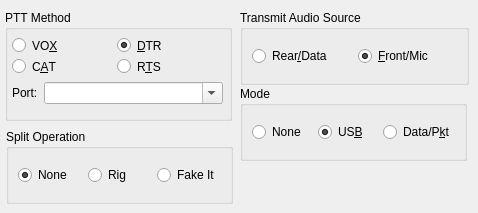
   <widget class="QWidget" name="tab_3">
    <attribute name="title">
     <string>Radio Control</string>
    </attribute>
    <widget class="QGroupBox" name="PTT_method_group_box">
     <property name="geometry">
      <rect>
       <x>5</x>
       <y>10</y>
       <width>227</width>
       <height>111</height>
      </rect>
     </property>
     <property name="sizePolicy">
      <sizepolicy hsizetype="Expanding" vsizetype="Preferred">
       <horstretch>0</horstretch>
       <verstretch>0</verstretch>
      </sizepolicy>
     </property>
     <property name="toolTip">
      <string>How this program activates the PTT on your radio</string>
     </property>
     <property name="title">
      <string>PTT Method</string>
     </property>
     <widget class="QRadioButton" name="PTT_VOX_radio_button">
      <property name="geometry">
       <rect>
        <x>7</x>
        <y>22</y>
        <width>56</width>
        <height>27</height>
       </rect>
      </property>
      <property name="toolTip">
       <string>&lt;html&gt;&lt;head/&gt;&lt;body&gt;&lt;p&gt;No PTT activation, instead the radio's automatic VOX is used to key the transmitter.&lt;/p&gt;&lt;p&gt;Use this if you have no radio interface hardware.&lt;/p&gt;&lt;/body&gt;&lt;/html&gt;</string>
      </property>
      <property name="text">
       <string>VO&amp;X</string>
      </property>
      <attribute name="buttonGroup">
       <string notr="true">PTT_method_button_group</string>
      </attribute>
     </widget>
     <widget class="QRadioButton" name="PTT_DTR_radio_button">
      <property name="geometry">
       <rect>
        <x>112</x>
        <y>22</y>
        <width>56</width>
        <height>27</height>
       </rect>
      </property>
      <property name="toolTip">
       <string>&lt;html&gt;&lt;head/&gt;&lt;body&gt;&lt;p&gt;Use the RS-232 DTR control line to toggle your radio's PTT, requires hardware to inteface the line.&lt;/p&gt;&lt;p&gt;Some commercial interface units also use this method.&lt;/p&gt;&lt;p&gt;The DTR control line of the CAT serial port may be used for this or a DTR control line on a different serial port may be used.&lt;/p&gt;&lt;/body&gt;&lt;/html&gt;</string>
      </property>
      <property name="text">
       <string>&amp;DTR</string>
      </property>
      <property name="checked">
       <bool>true</bool>
      </property>
      <attribute name="buttonGroup">
       <string notr="true">PTT_method_button_group</string>
      </attribute>
     </widget>
     <widget class="QRadioButton" name="PTT_CAT_radio_button">
      <property name="geometry">
       <rect>
        <x>7</x>
        <y>43</y>
        <width>54</width>
        <height>27</height>
       </rect>
      </property>
      <property name="toolTip">
       <string>Some radios support PTT via CAT commands,
use this option if your radio supports it and you have no
other hardware interface for PTT.</string>
      </property>
      <property name="text">
       <string>C&amp;AT</string>
      </property>
      <attribute name="buttonGroup">
       <string notr="true">PTT_method_button_group</string>
      </attribute>
     </widget>
     <widget class="QRadioButton" name="PTT_RTS_radio_button">
      <property name="geometry">
       <rect>
        <x>112</x>
        <y>43</y>
        <width>54</width>
        <height>27</height>
       </rect>
      </property>
      <property name="toolTip">
       <string>&lt;html&gt;&lt;head/&gt;&lt;body&gt;&lt;p&gt;Use the RS-232 RTS control line to toggle your radio's PTT, requires hardware to inteface the line.&lt;/p&gt;&lt;p&gt;Some commercial interface units also use this method.&lt;/p&gt;&lt;p&gt;The RTS control line of the CAT serial port may be used for this or a RTS control line on a different serial port may be used. Note that this option is not available on the CAT serial port when hardware flow control is used.&lt;/p&gt;&lt;/body&gt;&lt;/html&gt;</string>
      </property>
      <property name="text">
       <string>R&amp;TS</string>
      </property>
      <attribute name="buttonGroup">
       <string notr="true">PTT_method_button_group</string>
      </attribute>
     </widget>
     <widget class="QWidget" name="layoutWidget10">
      <property name="geometry">
       <rect>
        <x>7</x>
        <y>72</y>
        <width>211</width>
        <height>31</height>
       </rect>
      </property>
      <layout class="QFormLayout" name="formLayout_4">
       <property name="fieldGrowthPolicy">
        <enum>QFormLayout::ExpandingFieldsGrow</enum>
       </property>
       <item row="0" column="0">
        <widget class="QLabel" name="PTT_port_label">
         <property name="text">
          <string>Port:</string>
         </property>
         <property name="buddy">
          <cstring>PTT_port_combo_box</cstring>
         </property>
        </widget>
       </item>
       <item row="0" column="1">
        <widget class="QComboBox" name="PTT_port_combo_box">
         <property name="sizePolicy">
          <sizepolicy hsizetype="MinimumExpanding" vsizetype="Fixed">
           <horstretch>1</horstretch>
           <verstretch>0</verstretch>
          </sizepolicy>
         </property>
         <property name="toolTip">
          <string>&lt;html&gt;&lt;head/&gt;&lt;body&gt;&lt;p&gt;Select the RS-232 serial port utilised for PTT control, this option is available when DTR or RTS is selected above as a transmit method.&lt;/p&gt;&lt;p&gt;This port can be the same one as the one used for CAT control.&lt;/p&gt;&lt;p&gt;For some interface types the special value CAT may be chosen, this is used for non-serial CAT interfaces that can control serial port control lines remotely (OmniRig for example).&lt;/p&gt;&lt;/body&gt;&lt;/html&gt;</string>
         </property>
         <property name="editable">
          <bool>true</bool>
         </property>
         <property name="currentText">
          <string/>
         </property>
         <property name="currentIndex">
          <number>-1</number>
         </property>
         <property name="insertPolicy">
          <enum>QComboBox::NoInsert</enum>
         </property>
        </widget>
       </item>
      </layout>
     </widget>
    </widget>
    <widget class="QGroupBox" name="TX_audio_source_group_box">
     <property name="geometry">
      <rect>
       <x>240</x>
       <y>10</y>
       <width>229</width>
       <height>75</height>
      </rect>
     </property>
     <property name="toolTip">
      <string>Some radios can select the audio input using a CAT command,
this setting allows you to select which audio input will be used
(if it is available then generally the Rear/Data option is best).</string>
     </property>
     <property name="title">
      <string>Transmit Audio Source</string>
     </property>
     <layout class="QGridLayout" name="gridLayout_7">
      <item row="0" column="0">
       <widget class="QRadioButton" name="TX_source_data_radio_button">
        <property name="text">
         <string>Rear&amp;/Data</string>
        </property>
        <attribute name="buttonGroup">
         <string notr="true">TX_audio_source_button_group</string>
        </attribute>
       </widget>
      </item>
      <item row="0" column="1">
       <widget class="QRadioButton" name="TX_source_mic_radio_button">
        <property name="text">
         <string>&amp;Front/Mic</string>
        </property>
        <property name="checked">
         <bool>true</bool>
        </property>
        <attribute name="buttonGroup">
         <string notr="true">TX_audio_source_button_group</string>
        </attribute>
       </widget>
      </item>
     </layout>
    </widget>
    <widget class="QGroupBox" name="mode_group_box">
     <property name="geometry">
      <rect>
       <x>240</x>
       <y>86</y>
       <width>227</width>
       <height>75</height>
      </rect>
     </property>
     <property name="toolTip">
      <string>Modulation mode selected on radio.</string>
     </property>
     <property name="title">
      <string>Mode</string>
     </property>
     <layout class="QGridLayout" name="gridLayout_10">
      <item row="0" column="1">
       <widget class="QRadioButton" name="mode_USB_radio_button">
        <property name="toolTip">
         <string>&lt;html&gt;&lt;head/&gt;&lt;body&gt;&lt;p&gt;USB is usually the correct modulation mode,&lt;/p&gt;&lt;p&gt;unless the radio has a special data or packet mode setting&lt;/p&gt;&lt;p&gt;for AFSK operation.&lt;/p&gt;&lt;/body&gt;&lt;/html&gt;</string>
        </property>
        <property name="text">
         <string>US&amp;B</string>
        </property>
        <property name="checked">
         <bool>true</bool>
        </property>
        <attribute name="buttonGroup">
         <string notr="true">TX_mode_button_group</string>
        </attribute>
       </widget>
      </item>
      <item row="0" column="0">
       <widget class="QRadioButton" name="mode_none_radio_button">
        <property name="toolTip">
         <string>Don't allow the program to set the radio mode
(not recommended but use if the wrong mode
or bandwidth is selected).</string>
        </property>
        <property name="text">
         <string>None</string>
        </property>
        <attribute name="buttonGroup">
         <string notr="true">TX_mode_button_group</string>
        </attribute>
       </widget>
      </item>
      <item row="0" column="2">
       <widget class="QRadioButton" name="mode_data_radio_button">
        <property name="toolTip">
         <string>If this is availabe then it is usually the correct mode for this program.</string>
        </property>
        <property name="text">
         <string>Data/P&amp;kt</string>
        </property>
        <attribute name="buttonGroup">
         <string notr="true">TX_mode_button_group</string>
        </attribute>
       </widget>
      </item>
     </layout>
    </widget>
    <widget class="QGroupBox" name="split_operation_group_box">
     <property name="geometry">
      <rect>
       <x>6</x>
       <y>129</y>
       <width>227</width>
       <height>75</height>
      </rect>
     </property>
     <property name="title">
      <string>Split Operation</string>
     </property>
     <layout class="QGridLayout" name="gridLayout_12">
      <item row="0" column="2">
       <widget class="QRadioButton" name="split_emulate_radio_button">
        <property name="text">
         <string>Fake It</string>
        </property>
        <attribute name="buttonGroup">
         <string notr="true">split_mode_button_group</string>
        </attribute>
       </widget>
      </item>
      <item row="0" column="1">
       <widget class="QRadioButton" name="split_rig_radio_button">
        <property name="text">
         <string>Rig</string>
        </property>
        <attribute name="buttonGroup">
         <string notr="true">split_mode_button_group</string>
        </attribute>
       </widget>
      </item>
      <item row="0" column="0">
       <widget class="QRadioButton" name="split_none_radio_button">
        <property name="text">
         <string>None</string>
        </property>
        <property name="checked">
         <bool>true</bool>
        </property>
        <attribute name="buttonGroup">
         <string notr="true">split_mode_button_group</string>
        </attribute>
       </widget>
      </item>
     </layout>
    </widget>
   </widget>
